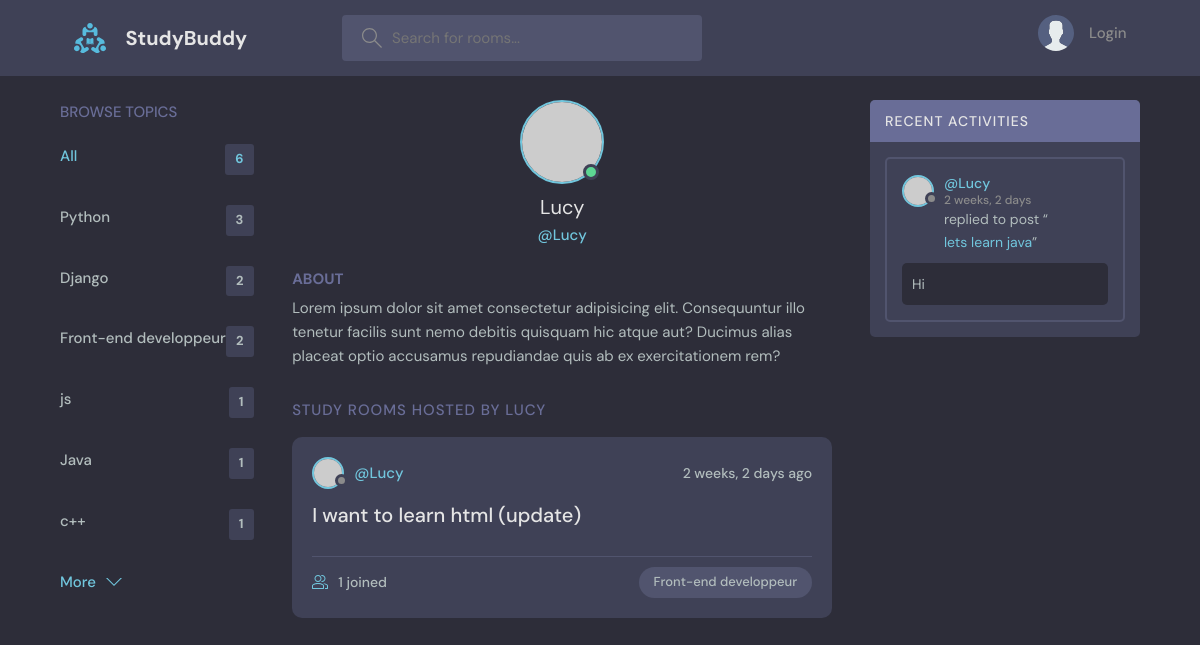
The app's page /profile/2/ with its own data.
### base/models.py (models this page shows, shortened)
class Topic(models.Model):
    name = models.CharField(max_length=200)

class Room(models.Model):
    host = models.ForeignKey(User, on_delete=models.SET_NULL, null=True)
    topic = models.ForeignKey(Topic, on_delete=models.SET_NULL, null=True)
    name = models.CharField(max_length=200)
    description = models.TextField(blank=True, null=True)
    participants = models.ManyToManyField(User, related_name='participants', blank=True)
    updated = models.DateTimeField(auto_now=True)
    created = models.DateTimeField(auto_now_add=True)
    class Meta :
        ordering = ['-created', '-updated']
    def __str__(self):
        return self.name

class Message(models.Model):
    user = models.ForeignKey(User, on_delete=models.CASCADE)
    room = models.ForeignKey(Room, on_delete=models.CASCADE)
    body = models.TextField()
    updated = models.DateTimeField(auto_now=True)
    created = models.DateTimeField(auto_now_add=True)
    class Meta :
        ordering = ['-created', '-updated']

### base/views.py (the view)
# urls.py: path("profile/<str:pk>/", views.userProfile, name="user-profile"),
def userProfile(request, pk):
    user = User.objects.get(id=pk)
    rooms = user.room_set.all()
    room_messages = user.message_set.all()
    topics = Topic.objects.all()
    context = {'user': user, 'rooms': rooms, 'room_messages': room_messages, 'topics': topics}
    return render(request, "base/profile.html", context)

### base/templates/base/profile.html (shortened to what this page needs)
{%extends 'main.html'%}
{% block content %}
  <main class="profile-page layout layout--3">
    <div class="container">
      {%include 'base/topics_component.html'%}
      <div class="roomList">
        <div class="profile">
          <div class="profile__avatar">
            <div class="avatar avatar--large active">
              <img src="https://randomuser.me/api/portraits/men/11.jpg" />
            </div>
          </div>
          <div class="profile__info">
            <h3>{{user.username}}</h3>
            <p>@{{user.username}}</p>
          </div>
          <div class="profile__about">
            <h3>About</h3>
            <p>
              Lorem ipsum dolor sit amet consectetur adipisicing elit. Consequuntur illo tenetur
              facilis sunt nemo debitis quisquam hic atque aut? Ducimus alias placeat optio
              accusamus repudiandae quis ab ex exercitationem rem?
            </p>
          </div>
        </div>
        <div class="roomList__header">
          <div>
            <h2>Study Rooms Hosted by {{user.username}}</a>
            </h2>
          </div>
        </div>
        {%include 'base/feed_component.html'%}
      </div>
      {%include 'base/activity_component.html'%}
    </div>
  </main>
</body>
{% endblock content %}

### base/templates/base/topics_component.html
<div class="topics">
  <div class="topics__header">
    <h2>Browse Topics</h2>
  </div>
  <ul class="topics__list">
    <li>
      <a href="{%url 'home'%}" class="active">All <span>{{topics.count}}</span></a>
    </li>
    {% for topic in topics %}
    <li>
      <a href="{% url 'home' %}?q={{ topic.name }}">{{topic.name}} <span>{{topic.room_set.all.count}}</span></a>
    </li>
    {% endfor %}
  </ul>
  <a class="btn btn--link" href="topics.html">
    More
    <svg version="1.1" xmlns="http://www.w3.org/2000/svg" width="32" height="32" viewBox="0 0 32 32">
      <title>chevron-down</title>
      <path d="M16 21l-13-13h-3l16 16 16-16h-3l-13 13z"></path>
    </svg>
  </a>
</div>

### base/templates/base/feed_component.html (shortened to what this page needs)
{% for room in rooms %}
  <div class="roomListRoom">
    <div class="roomListRoom__header">
      <a href="{%url 'user-profile' room.host.id %}" class="roomListRoom__author">
        <div class="avatar avatar--small">
          <img src="https://randomuser.me/api/portraits/women/11.jpg" />
        </div>
        <span>@{{room.host.username}}</span>
      </a>
      <div class="roomListRoom__actions">
        <span>{{room.created|timesince}} ago</span>
      </div>
    </div>
    <div class="roomListRoom__content">
      <a href="{% url 'room' room.id %}">{{room.name}}</a>
    </div>
    <div class="roomListRoom__meta">
      <a href="{% url 'room' room.id %}" class="roomListRoom__joined">
        {{room.participants.all.count}} joined
      </a>
      <p class="roomListRoom__topic">{{room.topic.name}}</p>
    </div>
  </div>
{% endfor %}

### base/templates/base/activity_component.html (shortened to what this page needs)
<div class="activities">
  <div class="activities__header">
    <h2>Recent Activities</h2>
  </div>
  {% for message in room_messages %}
  <div class="activities__box">
    <div class="activities__boxHeader roomListRoom__header">
      <a href="{% url 'user-profile' message.user.id %}" class="roomListRoom__author">
        <div class="avatar avatar--small">
          <img src="https://randomuser.me/api/portraits/women/11.jpg" />
        </div>
        <p>
          @{{ message.user }}
          <span>{{ message.created|timesince }}</span>
        </p>
      </a>
    </div>
    <div class="activities__boxContent">
      <p>replied to post “<a href="{%url 'room' message.room.id%}}">{{message.room}}</a>”</p>
      <div class="activities__boxRoomContent">
        {{message.body}}
      </div>
    </div>
  </div>
  {% endfor %}
</div>

### records on screen
Topic: name "Python", room_set.all.count "3"
Topic: name "Django", room_set.all.count "2"
Topic: name "Front-end developpeur", room_set.all.count "2"
Topic: name "js", room_set.all.count "1"
Topic: name "Java", room_set.all.count "1"
Topic: name "c++", room_set.all.count "1"
Room: host.username "Lucy", created "2 weeks, 2 days", name "I want to learn html (update)", participants.all.count "1", topic.name "Front-end developpeur"
Message: user "Lucy", created "2 weeks, 2 days", room "lets learn java", body "Hi"

### other values on screen
{{ topics.count }} "6"
{{ user.username }} "Lucy"
{{ user.username }} "LUCY"
